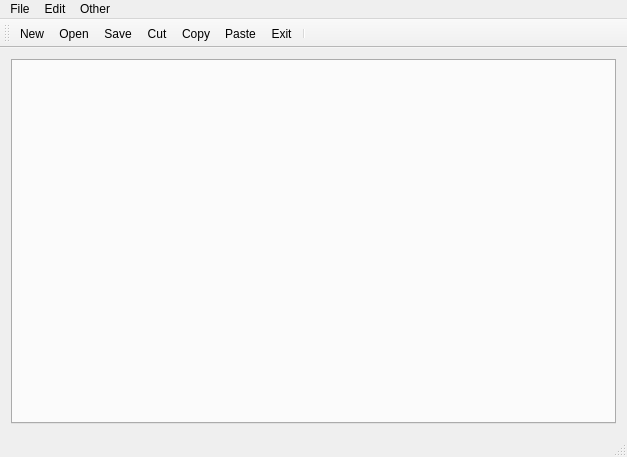
<?xml version="1.0" encoding="UTF-8"?>
<ui version="4.0">
 <class>MainWindow</class>
 <widget class="QMainWindow" name="MainWindow">
  <property name="geometry">
   <rect>
    <x>0</x>
    <y>0</y>
    <width>627</width>
    <height>457</height>
   </rect>
  </property>
  <property name="windowTitle">
   <string>MainWindow</string>
  </property>
  <widget class="QWidget" name="centralWidget">
   <layout class="QHBoxLayout" name="horizontalLayout_2">
    <item>
     <widget class="QTabWidget" name="tabWidget"/>
    </item>
   </layout>
  </widget>
  <widget class="QMenuBar" name="menuBar">
   <property name="geometry">
    <rect>
     <x>0</x>
     <y>0</y>
     <width>627</width>
     <height>21</height>
    </rect>
   </property>
   <widget class="QMenu" name="menuFile">
    <property name="title">
     <string>File</string>
    </property>
    <addaction name="actionNew"/>
    <addaction name="actionOpen"/>
    <addaction name="actionSave_As"/>
    <addaction name="actionSave"/>
    <addaction name="actionClose_Current_Tab"/>
   </widget>
   <widget class="QMenu" name="menuEdit">
    <property name="title">
     <string>Edit</string>
    </property>
    <addaction name="actionCopy"/>
    <addaction name="actionCut"/>
    <addaction name="actionPaste"/>
    <addaction name="actionUndo"/>
   </widget>
   <widget class="QMenu" name="menuExit">
    <property name="title">
     <string>Other</string>
    </property>
    <addaction name="actionExit"/>
   </widget>
   <addaction name="menuFile"/>
   <addaction name="menuEdit"/>
   <addaction name="menuExit"/>
  </widget>
  <widget class="QToolBar" name="mainToolBar">
   <attribute name="toolBarArea">
    <enum>TopToolBarArea</enum>
   </attribute>
   <attribute name="toolBarBreak">
    <bool>false</bool>
   </attribute>
   <addaction name="actionNew"/>
   <addaction name="actionOpen"/>
   <addaction name="actionSave"/>
   <addaction name="actionCut"/>
   <addaction name="actionCopy"/>
   <addaction name="actionPaste"/>
   <addaction name="actionExit"/>
   <addaction name="separator"/>
  </widget>
  <widget class="QStatusBar" name="statusBar"/>
  <action name="actionNew">
   <property name="icon">
    <iconset resource="assets.qrc">
     <normaloff>:/ico/assets/icons/New.bmp</normaloff>:/ico/assets/icons/New.bmp</iconset>
   </property>
   <property name="text">
    <string>New</string>
   </property>
   <property name="shortcut">
    <string>Ctrl+N</string>
   </property>
  </action>
  <action name="actionOpen">
   <property name="icon">
    <iconset resource="assets.qrc">
     <normaloff>:/ico/assets/icons/Open.bmp</normaloff>:/ico/assets/icons/Open.bmp</iconset>
   </property>
   <property name="text">
    <string>Open</string>
   </property>
   <property name="shortcut">
    <string>Ctrl+O</string>
   </property>
  </action>
  <action name="actionSave_As">
   <property name="text">
    <string>Save As</string>
   </property>
  </action>
  <action name="actionCopy">
   <property name="icon">
    <iconset resource="assets.qrc">
     <normaloff>:/ico/assets/icons/Copy.bmp</normaloff>:/ico/assets/icons/Copy.bmp</iconset>
   </property>
   <property name="text">
    <string>Copy</string>
   </property>
   <property name="shortcut">
    <string>Ctrl+C</string>
   </property>
  </action>
  <action name="actionCut">
   <property name="icon">
    <iconset resource="assets.qrc">
     <normaloff>:/ico/assets/icons/Cut.bmp</normaloff>:/ico/assets/icons/Cut.bmp</iconset>
   </property>
   <property name="text">
    <string>Cut</string>
   </property>
   <property name="shortcut">
    <string>Ctrl+X</string>
   </property>
  </action>
  <action name="actionPaste">
   <property name="icon">
    <iconset resource="assets.qrc">
     <normaloff>:/ico/assets/icons/Paste.bmp</normaloff>:/ico/assets/icons/Paste.bmp</iconset>
   </property>
   <property name="text">
    <string>Paste</string>
   </property>
   <property name="shortcut">
    <string>Ctrl+V</string>
   </property>
  </action>
  <action name="actionUndo">
   <property name="text">
    <string>Undo</string>
   </property>
  </action>
  <action name="actionSave">
   <property name="icon">
    <iconset resource="assets.qrc">
     <normaloff>:/ico/assets/icons/Save.bmp</normaloff>:/ico/assets/icons/Save.bmp</iconset>
   </property>
   <property name="text">
    <string>Save</string>
   </property>
   <property name="shortcut">
    <string>Ctrl+S</string>
   </property>
  </action>
  <action name="actionExit">
   <property name="icon">
    <iconset resource="assets.qrc">
     <normaloff>:/ico/assets/icons/DeleteSticky.bmp</normaloff>:/ico/assets/icons/DeleteSticky.bmp</iconset>
   </property>
   <property name="text">
    <string>Exit</string>
   </property>
  </action>
  <action name="actionClose_Current_Tab">
   <property name="icon">
    <iconset resource="assets.qrc">
     <normaloff>:/ico/assets/icons/DeleteSticky.bmp</normaloff>:/ico/assets/icons/DeleteSticky.bmp</iconset>
   </property>
   <property name="text">
    <string>Close Current Tab</string>
   </property>
  </action>
 </widget>
 <layoutdefault spacing="6" margin="11"/>
 <resources>
  <include location="assets.qrc"/>
 </resources>
 <connections/>
</ui>
